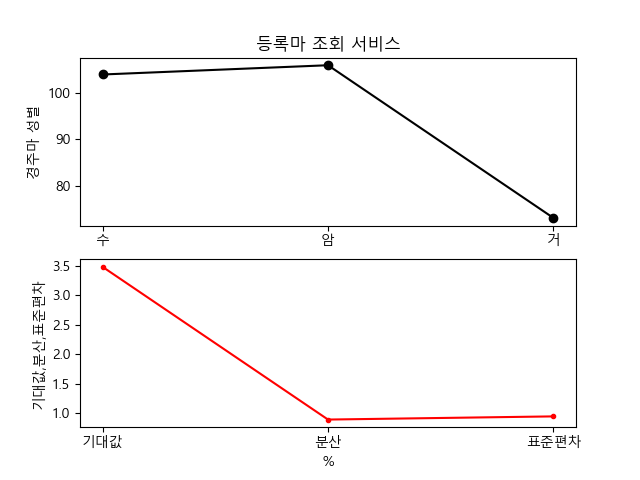

Python code for this plot:
# Step 1. 필요한 모듈을 import합니다.
# -*- coding: utf-8 -*-
import common.common as cm
import matplotlib.pyplot as plt
from matplotlib import font_manager, rc
font_name = font_manager.FontProperties(fname="c:/Windows/Fonts/malgun.ttf").get_name()
rc('font', family=font_name)
import os
import numpy as np
from datetime import date
import collections as clt
import pandas as pd
import random as rd

# Step 2. 경마정보조회를 위한 요청변수 및 요청주소 등을 구성합니다.
# Step 2-1. Looging을 위하여 공통 모듈에서 로거를 정의합니다.
f = cm.pre_logging() # 등록마 조회 결과 파일을 로딩

# Step 2-2. '4-1'에서 저장한 파일을 이용하여 해당 데이터를 로딩합니다.
c = []
fn = os.getcwd() + '/data/' + 'RegisteredHorse.da' # url = 'http://data.kra.co.kr/publicdata/service/hrReg/getHrReg' # 등록마 조회 (meet)
c.append(cm.open_file(fn, True))
cm.logF(f, c)

# Step 3. item의 구조를 분석하고, 분석하고자 하는 값들을 추출하기 위한 데이터를 전처리합니다.
data = []
for i in range(0, len(c)):
    try:
        # 응답값이 XML일 경우
        _djson = cm.x2j(c[i])
        item = _djson['response']['body']['items']['item']

        cm.logF(f, item)
        if (isinstance(item, dict)):
            data.append(item)
        else:
            data.extend(item)
    except Exception as e:
        continue

cm.logF(f, data)

# Step 3-1. data에서 일부 데이터(전체 갯수의 10%수준)를 추출합니다.
data = rd.sample(data, int(len(data) * 0.1))
cm.logF(f, data)
rd.shuffle(data)

# Step 3-2. 일부 데이터를 기준으로 각 요소의 빈도를 집계합니다.
# color : 경주마 털색, sex : 경주마 성별
df = pd.DataFrame(data)
cm.logF(f, df)

sex_counts = clt.Counter(df['sex'])
number_of_total_event_occurs = len(data)
stat = pd.DataFrame(
    {'sex' : list(sex_counts.keys()), 'count' : list(sex_counts.values()), 'probability' : ((np.array(list(sex_counts.values())) / number_of_total_event_occurs))}
)
cm.logF(f, stat)

# Step 3-3. point(사건이 발생할 때의 결과:이득)를 정하기 위한 데이터 추출 및 처리
# Step 3-3-1. 경마정보조회를 위한 요청변수 및 요청주소 등을 구성하고 응답결과를 저장합니다.
url = 'http://data.kra.co.kr/publicdata/service/race/getRace' # 경주성적표 조회(meet, rcDate)
meet = ['1'] # , '2', '3'] # 1 : 서울, 2 : 제주, 3 : 부경
month = str(date.today().strftime('%Y%m'))
sub_c = []
for i in range(0, len(meet)):
    params = 'serviceKey=%s&meet=%s&rcDate=%s' % (cm.get_serviceKey(), meet[i], month)
    # 저장을 원할 경우, 화일명을 정의한다.
    fn = os.getcwd() + '/data/' + '4-2_ext_4-3_%s-%s.da' % (meet[i], month)
    # 서비스 호출
    _c = cm.call_serviceF(url, params, 'Y', fn)
    sub_c.append(_c)
cm.logF(f, sub_c)

# Step 3-3-2. 응답결과를 활용 item의 구조를 분석하고, 분석하고자 하는 값들을 추출하기 위한 데이터를 전처리합니다.
sub_data = []
for i in range(0, len(c)):
    try:
        # 응답값이 XML일 경우
        _djson = cm.x2j(c[i])
        item = _djson['response']['body']['items']['item']

        if (isinstance(item, dict)):
            sub_data.append(item)
        else:
            sub_data.extend(item)
    except Exception as e:
        continue
cm.logF(f, sub_data)

# Step 3-3-3. 경주마 성별의 확률을 추출합니다.
sub_df = pd.DataFrame(sub_data)
cm.logF(f, sub_df)
sex_counts = clt.Counter(sub_df['sex'])
number_of_total_event_occurs = len(sub_data)
df_sex = pd.DataFrame(
    {'sex' : list(sex_counts.keys()), 'point' : ((np.array(list(sex_counts.values())) / number_of_total_event_occurs))}
)
cm.logF(f, df_sex)

stat = pd.merge(stat, df_sex, left_on='sex', right_on='sex')
stat['point'] = np.round((np.array(stat['point']) * 10))
cm.logF(f, stat)

# Step 4. 확률을 계산합니다. 확률변수 - 기대값, 분산(표준편차)
# Step 4-2. 등록마(모수전체) 중 성별이 ['암', '수', '거']인 말을 선택할 확률을 구합니다.
# 1. 경주마 성별, *2. 경주성적표를 조회하여 점수를 배정, 3. 확률 : ['암', '수', '거'], [ ], [ ]
# 기대값 : 각 요소별 '확률*포인트(사건이 발생할 때의 결과=이득)'의 합
expectation = (stat['point'] * stat['probability']).sum()
cm.logF(f, '경주마 성별 추출에 대한 기대값은? %f' % expectation)

# 분산 : 기대값과 확률변수들간의 거리(떨어진 정도)
variance = np.var(stat['point'] - expectation)
# 표준편차 : 기대값으로부터의 일반적 차이
stdev = np.std(stat['point'] - expectation)
cm.logF(f, '분산 : %f, 표준편차 : %f' % (variance, stdev))

# Step 5. 데이터 분석을 위한 표본에 대하여 시각화를 진행합니다.
x1 = stat['sex']
y1 = stat['count']
x2 = ['기대값', '분산', '표준편차']
y2 = [expectation, variance, stdev]

fig, (ax1, ax2) = plt.subplots(2)
ax1.plot(x1, y1, 'ko-')
ax1.set(title='등록마 조회 서비스', ylabel='경주마 성별')
ax2.plot(x2, y2, 'r.-')
ax2.set(xlabel='%', ylabel='기대값,분산,표준편차')

plt.show()
